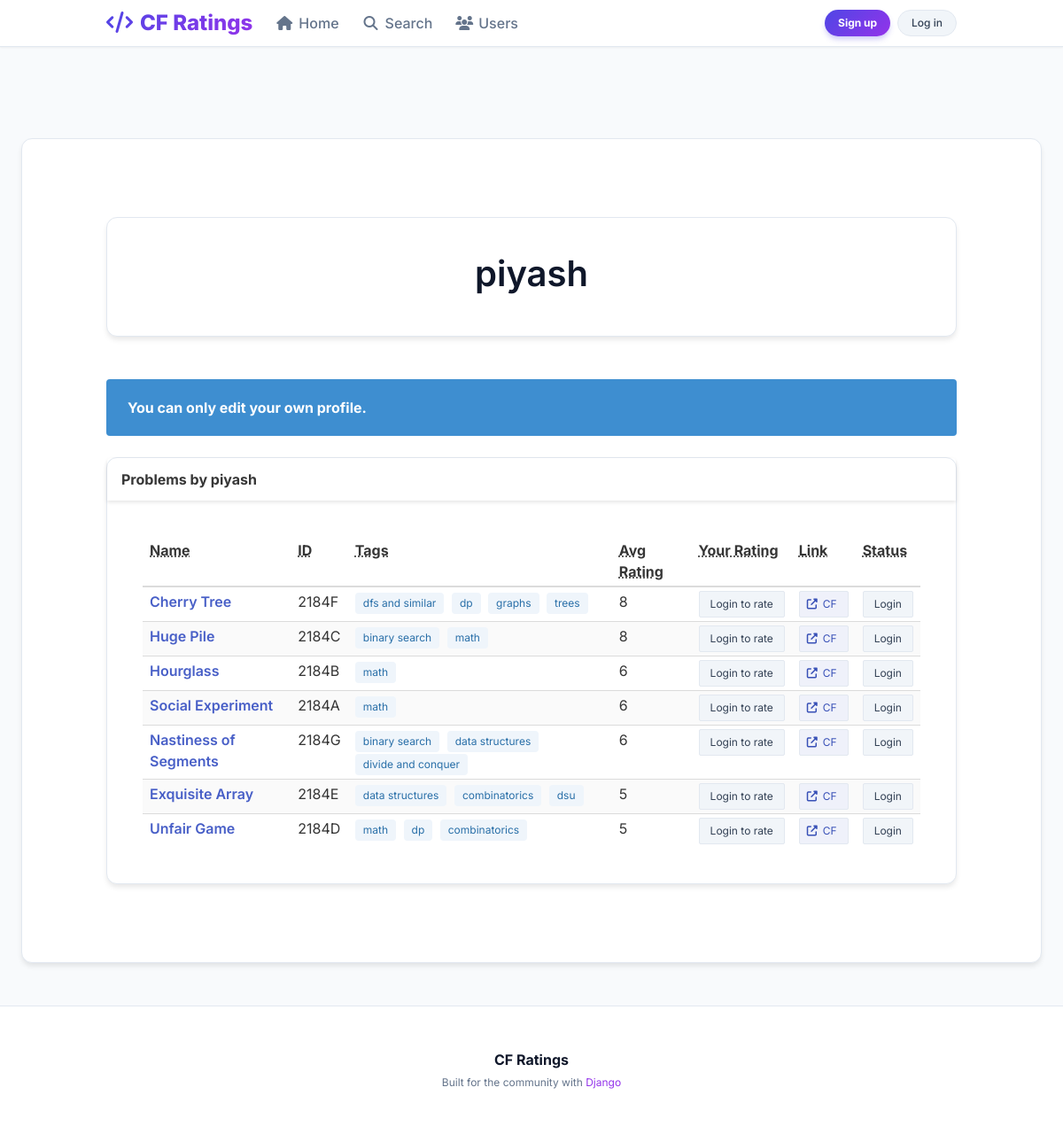
The app's page /user/piyash/, older data.
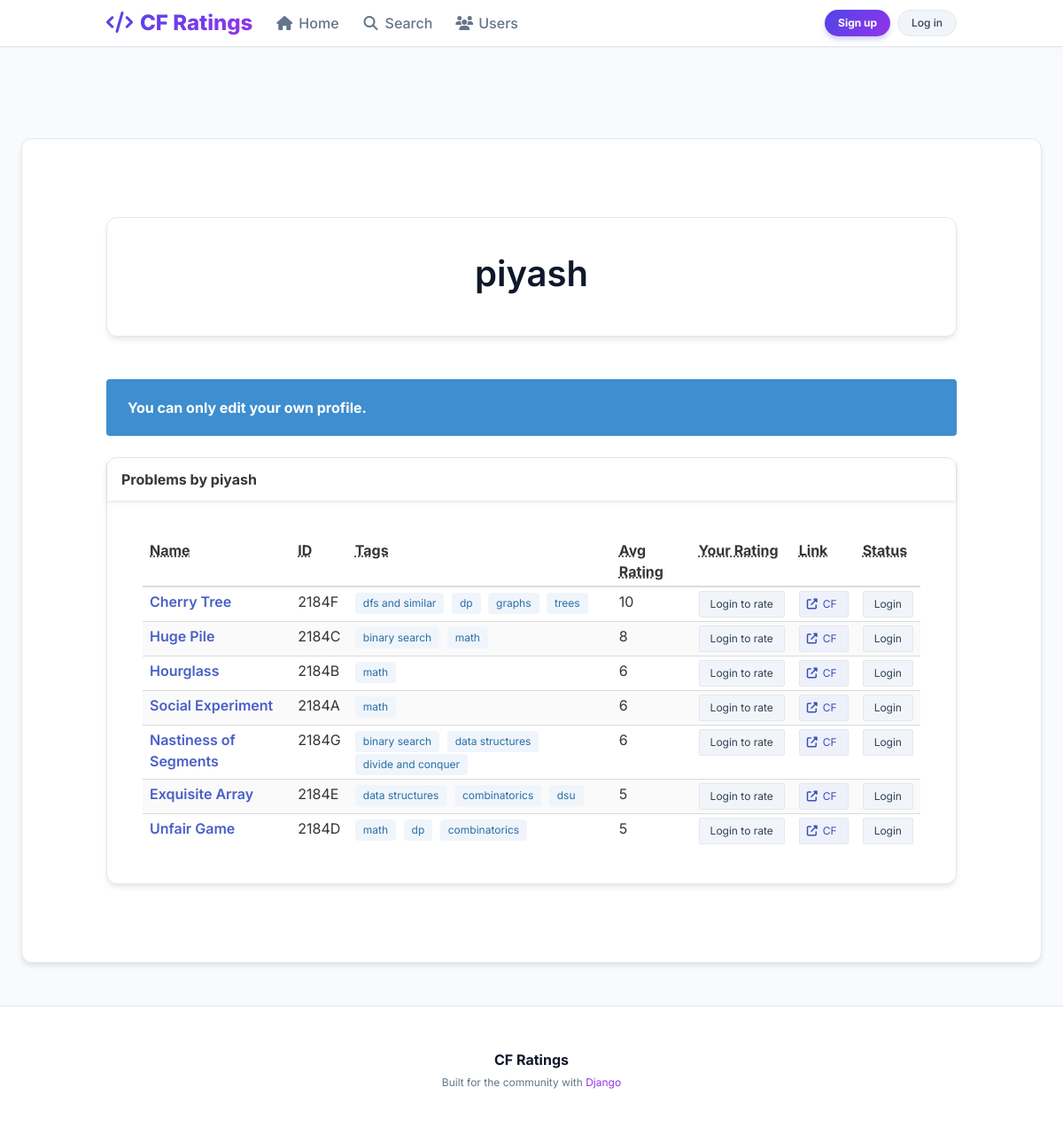
The same page, newer data.
### problems/models.py (models this page shows, shortened)
class Problem(models.Model):
    name = models.CharField(max_length=255)
    problem_id = models.CharField(max_length=20, unique=True)  # e.g., 2184G
    contest_id = models.IntegerField()
    index = models.CharField(max_length=10)
    tags = models.ManyToManyField(Tag, related_name='problems')
    average_rating = models.FloatField(default=0.0)
    codeforces_rating = models.IntegerField(blank=True, null=True)
    codeforces_rating_estimated = models.BooleanField(default=False)
    owner = models.ForeignKey(settings.AUTH_USER_MODEL, on_delete=models.SET_NULL, null=True, related_name='owned_problems')

### problems/views.py (the view, shortened to what this page needs)
# urls.py: path('user/<str:username>/', views.ProfileView.as_view(), name='profile'),
class ProfileView(View):
    def get(self, request, username):
        user = get_object_or_404(User, username=username)
        profile, _ = UserProfile.objects.get_or_create(user=user)
        cf_data = None
        if profile.codeforces_handle:
            try:
                cf_data = fetch_user_info(profile.codeforces_handle)
            except CodeforcesAPIError as e:
                messages.error(request, f"Codeforces fetch error: {e}")
        form = None
        if request.user.username == username:
            form = UserProfileForm(instance=profile)
        rated = Rating.objects.filter(user=user).select_related('problem')
        rating_map = {r.problem.problem_id: r.value for r in rated}
        user_problems = Problem.objects.filter(Q(user_problems__user=user) | Q(ratings__user=user)).distinct().prefetch_related('tags').order_by('-average_rating')
        user_problem_objs = UserProblem.objects.filter(user=user, problem__in=user_problems)
        status_map = {up.problem.problem_id: up.status for up in user_problem_objs}
        for p in user_problems:
            p.user_rating = rating_map.get(p.problem_id)
            p.user_status = status_map.get(p.problem_id)
        return render(request, 'profile.html', {'profile_user': user, 'profile': profile, 'cf_data': cf_data, 'form': form, 'user_problems': user_problems, 'rating_choices': list(range(0, 11))})

### templates/profile.html (shortened to what the changed rows need)
{% extends 'base.html' %}
{% block content %}
<section class="section">
  <div class="container">
    <div class="card mb-6">
      <div class="card-content has-text-centered">
        <h1 class="title is-2 mb-2">{{ profile_user.username }}</h1>
      </div>
    </div>
    {% if user_problems %}
      <div class="card">
        <div class="card-content">
          <div class="table-container">
            <table class="table is-fullwidth is-striped is-hoverable is-narrow">
              <thead>
                <tr>
                  <th><abbr title="Problem Name">Name</abbr></th>
                  <th><abbr title="Problem ID">ID</abbr></th>
                  <th><abbr title="Tags">Tags</abbr></th>
                  <th><abbr title="Average Rating">Avg Rating</abbr></th>
                  <th><abbr title="Your Rating">Your Rating</abbr></th>
                  <th><abbr title="Codeforces Link">Link</abbr></th>
                  <th><abbr title="Status">Status</abbr></th>
                </tr>
              </thead>
              <tbody>
                {% for p in user_problems %}
                  <tr>
                    <td>
                      <a href="{% url 'problem_detail' p.problem_id %}" class="has-text-weight-semibold">{{ p.name }}</a>
                    </td>
                    <td class="is-monospace">{{ p.problem_id }}</td>
                    <td>
                      {% for t in p.tags.all %}
                        <span class="tag is-info is-light is-small mr-1">{{ t.name }}</span>
                      {% empty %}
                        <span class="tag is-light is-small">No tags</span>
                      {% endfor %}
                    </td>
                    <td>{{ p.average_rating|floatformat:0 }}</td>
                    <td>
                      {% if user.is_authenticated %}
                        <div class="field has-addons">
                          <div class="control">
                            <div class="select is-small">
                              <select name="value">
                                {% for val in rating_choices %}
                                  <option value="{{ val }}" {% if p.user_rating == val %}selected{% endif %}>{{ val }}</option>
                                {% endfor %}
                              </select>
                            </div>
                          </div>
                          <div class="control">
                            <button class="button is-small is-info" form="rate-{{ p.problem_id }}">Save</button>
                          </div>
                        </div>
                        <form id="rate-{{ p.problem_id }}" method="post" action="{% url 'rate_problem' p.problem_id %}" style="display:inline;">
                          {% csrf_token %}
                          <input type="hidden" name="next" value="{{ request.get_full_path }}">
                        </form>
                      {% else %}
                        <a href="{% url 'login' %}" class="button is-small is-light">Login to rate</a>
                      {% endif %}
                    </td>
                    <td>
                      <a class="button is-small is-link is-light" href="https://codeforces.com/problemset/problem/{{ p.contest_id }}/{{ p.index }}" target="_blank" rel="noopener">
                        <span class="icon is-small">
                          <i class="fas fa-external-link-alt"></i>
                        </span>
                        <span>CF</span>
                      </a>
                    </td>
                    <td>
                      {% if user.is_authenticated %}
                        <div class="buttons">
                          <form method="post" action="{% url 'mark_problem' p.problem_id %}" class="is-inline">
                            {% csrf_token %}
                            <input type="hidden" name="status" value="pending">
                            <input type="hidden" name="next" value="{{ request.get_full_path }}">
                            <button type="submit" class="button is-small {% if p.user_status == 'pending' %}is-warning is-selected{% else %}is-light{% endif %}">
                              Pending
                            </button>
                          </form>
                          <form method="post" action="{% url 'mark_problem' p.problem_id %}" class="is-inline">
                            {% csrf_token %}
                            <input type="hidden" name="status" value="solved">
                            <input type="hidden" name="next" value="{{ request.get_full_path }}">
                            <button type="submit" class="button is-small {% if p.user_status == 'solved' %}is-success is-selected{% else %}is-light{% endif %}">
                              Solved
                            </button>
                          </form>
                        </div>
                      {% else %}
                        <a href="{% url 'login' %}" class="button is-small is-light">Login</a>
                      {% endif %}
                    </td>
                  </tr>
                {% endfor %}
              </tbody>
            </table>
          </div>
        </div>
      </div>
    {% endif %}
  </div>
</section>
{% endblock %}

Row changes from the older to the newer data that the page shows:
changed Problem "Cherry Tree": average_rating "8" → "10"
